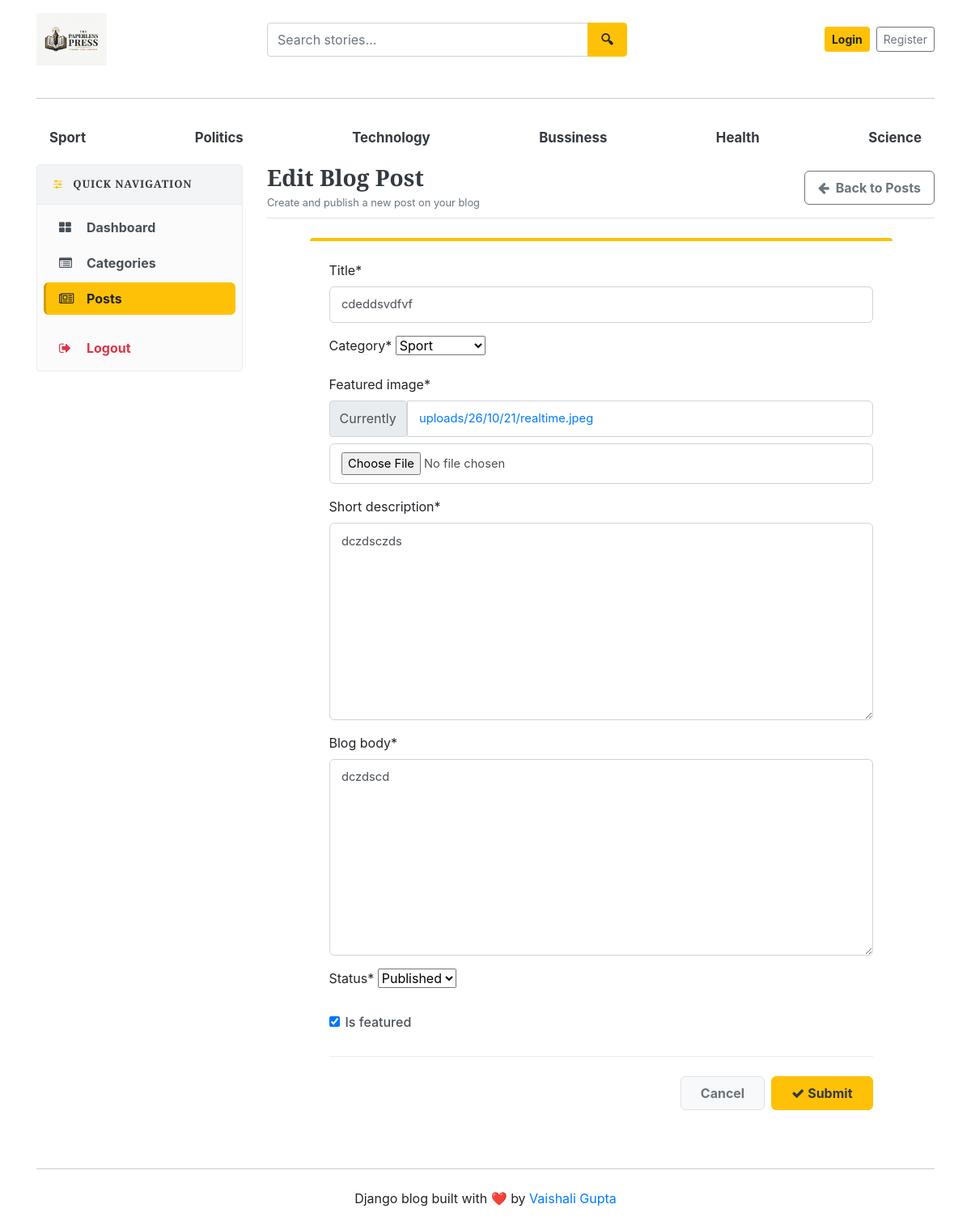
/dashboard/posts/edit/8, run on an earlier commit of the app's database.
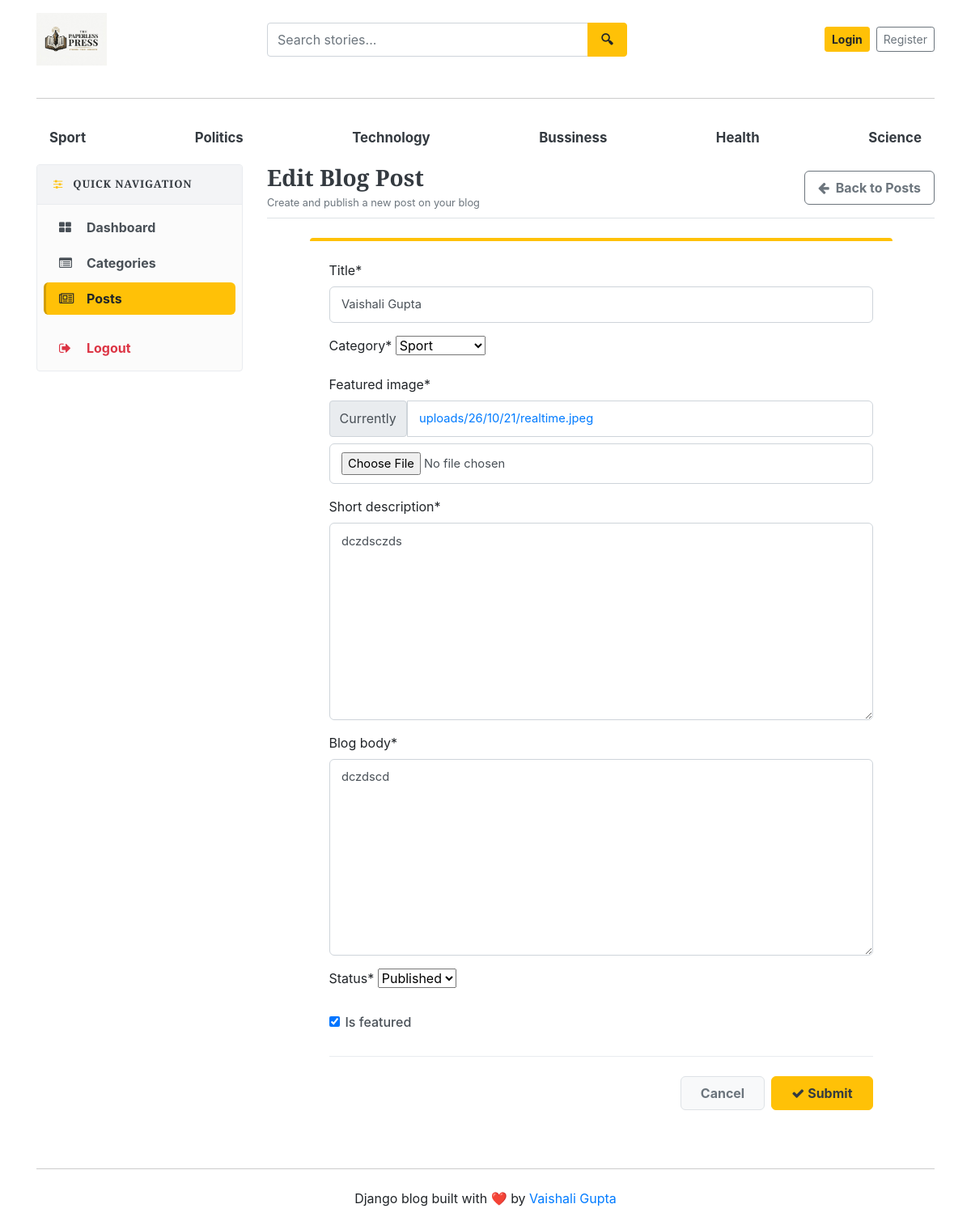
And on a later commit of the database.
### blogs/models.py (models this page shows, shortened)
class Blog(models.Model):
    title = models.CharField(max_length=100)
    slug = models.SlugField(max_length=150, unique=True, blank=True)
    category = models.ForeignKey(Category, on_delete=models.CASCADE)  #taking refrence from table category
    author = models.ForeignKey(User, on_delete=models.CASCADE)
    featured_image = models.ImageField(upload_to='uploads/%y/%m/%d')
    short_description = models.TextField(max_length=500)
    blog_body = models.TextField(max_length=500)
    status = models.CharField(max_length=20, choices=STATUS_CHOICES, default='Draft')
    is_featured = models.BooleanField(default=False)
    created_at = models.DateTimeField(auto_now_add=True)
    updated_at = models.DateTimeField(auto_now=True)

### dashboards/views.py (the view, shortened to what this page needs)
# urls.py: path('posts/edit/<int:pk>', views.edit_post, name='edit_post'),
def edit_post(request, pk):
    post = get_object_or_404(Blog, pk=pk)
    form = BlogPostForm(instance=post)
    context = {
        'form': form,
        'post': post,
    }
    return render(request, 'dashboard/edit_post.html', context)

### dashboards/forms.py
class BlogPostForm(forms.ModelForm):
    class Meta:
        model=Blog
        fields=('title','category','featured_image','short_description', 'blog_body', 'status', 'is_featured')

### blogs/context_processors.py (called while the page is built)
def get_categories(request):
    categories=Category.objects.all()
    return dict(categories=categories)

def get_social_links(request):
    social_links = SocialLink.objects.all()
    about = About.objects.first()  # first entry nikal lega
    return dict(social_links=social_links, about=about)

### blogs/models.py (called while the page is built)
    def __str__(self):
        return self.category_name

### templates/dashboard/edit_post.html (shortened to what this page needs)
{% extends 'base.html' %}
{% load crispy_forms_tags %}
{% block content %}
<div class="row">
    {% include 'dashboard/sidebar.html' %}
    <div class="col-md-9 mb-4">
        <div class="d-flex justify-content-between align-items-center mb-4 pb-2 border-bottom">
            <div>
                <h3 class="font-weight-bold text-dark m-0">Edit Blog Post</h3>
                <small class="text-muted">Create and publish a new post on your blog</small>
            </div>
            <a href="{% url 'posts' %}" class="btn btn-outline-secondary font-weight-bold shadow-sm px-3 py-2" style="border-radius: 6px;">
                <i class="fa fa-arrow-left mr-1"></i> Back to Posts
            </a>
        </div>
        <div class="card border-0 shadow-sm rounded-lg p-4 bg-white post-card mx-auto" style="border-top: 4px solid #ffc107 !important; max-width: 720px;">
            <form action="{% url 'edit_post' post.id %}" method="POST" enctype="multipart/form-data">
                <div class="mb-4">
                    {{ form | crispy }}
                </div>
                <hr class="my-4" style="border-top: 1px solid #e9ecef;">
                <div class="d-flex align-items-center justify-content-end">
                    <a href="{% url 'posts' %}" class="btn btn-light border text-muted px-4 py-2 mr-2 font-weight-bold" style="border-radius: 6px;">
                        Cancel
                    </a>
                    <button type="submit" class="btn btn-warning font-weight-bold text-dark px-4 py-2 shadow-sm" style="border-radius: 6px;">
                        <i class="fa fa-check mr-1"></i>Submit
                    </button>
                </div>
            </form>
        </div>
    </div>
</div>
{% endblock %}

What changed in the data, as far as the page shows it:
changed Blog "Sport": title "cdeddsvdfvf" → "Vaishali Gupta"
